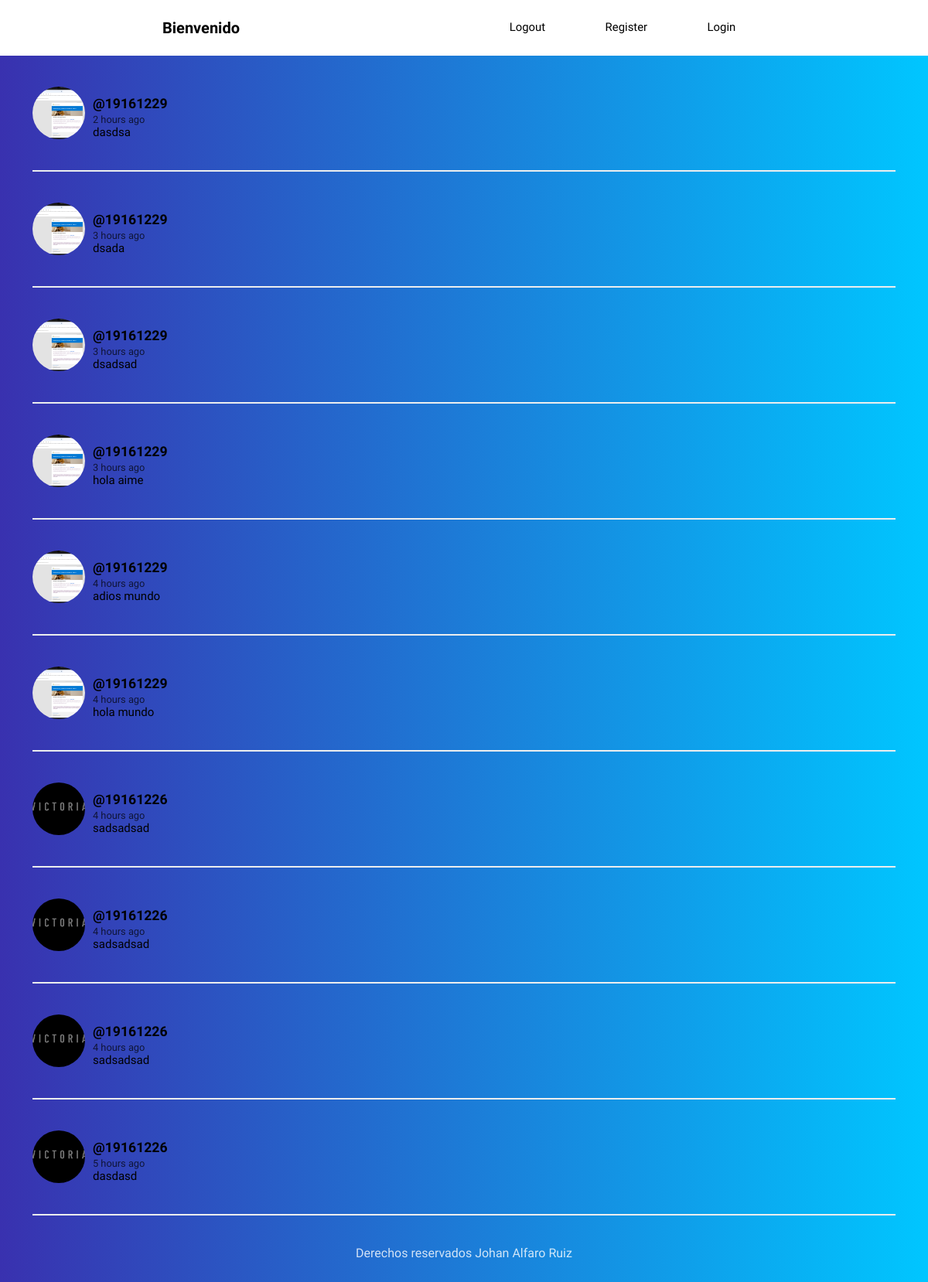
/feed/, run on the app's committed database.
### social/models.py (models this page shows, shortened)
class Post(models.Model):
    user=models.ForeignKey(User,on_delete=models.CASCADE,related_name='posts')
    fecha=models.DateTimeField(default=timezone.now)
    contenido=models.TextField()
    class Meta:
        ordering=['-fecha']

class Profile(models.Model):
    user=models.OneToOneField(User,on_delete=models.CASCADE)
    imagen=models.ImageField(upload_to='Profile',null=True,blank=True)

### social/views.py (the view)
# urls.py: path('feed/',views.feed, name='feed'),
def  feed(request):
    posts=Post.objects.all()
    return render(request,'social/feed.html',{"posts":posts})

### social/templates/social/feed.html (shortened to what this page needs)
{% extends 'social/layout.html' %}
{% load humanize %}
{% load static %}
{% block content %}
{% for post in posts %}
<article>
    <div class="container-article">
        <img src="{{ post.user.profile.imagen.url }}">
        <div>
            <h2 class="username"><a href="#">@{{post.user.username}}</a></h2>
            <time data-time="#">{{post.fecha|naturaltime}}</time>
            <div class="post">{{post.contenido}}</div>
        </div>
    </div>
</article>
{% endfor %}
{% endblock %}

### social/static/style.css (style rules this page uses)
body { background: -webkit-linear-gradient(left, #3931af, #00c6ff); font-size: 62.5%; font-family: 'Varela Round', Helvetica, Arial, serif; }
img { object-fit: cover; }
a { font-size: .93rem; text-decoration: none; color: black; }
article { width: 93%; margin: auto; padding: 40px 0; border-bottom: 2px solid #ECEEEF; }
.username { margin-bottom: .2rem; }
.username a { font-size: 1.1rem; }
.container-article { display: flex; }
.container-article img { height: 68px; width: 68px; margin-right: 10px; border-radius: 50%; }
time { font-size: .8rem; opacity: .7; }
.post { font-size: .94rem; }

### data on the page
Post: user.profile.imagen (picture), user.username "19161229", fecha "2 hours ago", contenido "dasdsa"
Post: user.profile.imagen (picture), user.username "19161229", fecha "3 hours ago", contenido "dsada"
Post: user.profile.imagen (picture), user.username "19161229", fecha "3 hours ago", contenido "dsadsad"
Post: user.profile.imagen (picture), user.username "19161229", fecha "3 hours ago", contenido "hola aime"
Post: user.profile.imagen (picture), user.username "19161229", fecha "4 hours ago", contenido "adios mundo"
Post: user.profile.imagen (picture), user.username "19161229", fecha "4 hours ago", contenido "hola mundo"
Post: user.profile.imagen (picture), user.username "19161226", fecha "4 hours ago", contenido "sadsadsad"
Post: user.profile.imagen (picture), user.username "19161226", fecha "4 hours ago", contenido "sadsadsad"
Post: user.profile.imagen (picture), user.username "19161226", fecha "4 hours ago", contenido "sadsadsad"
Post: user.profile.imagen (picture), user.username "19161226", fecha "5 hours ago", contenido "dasdasd"
